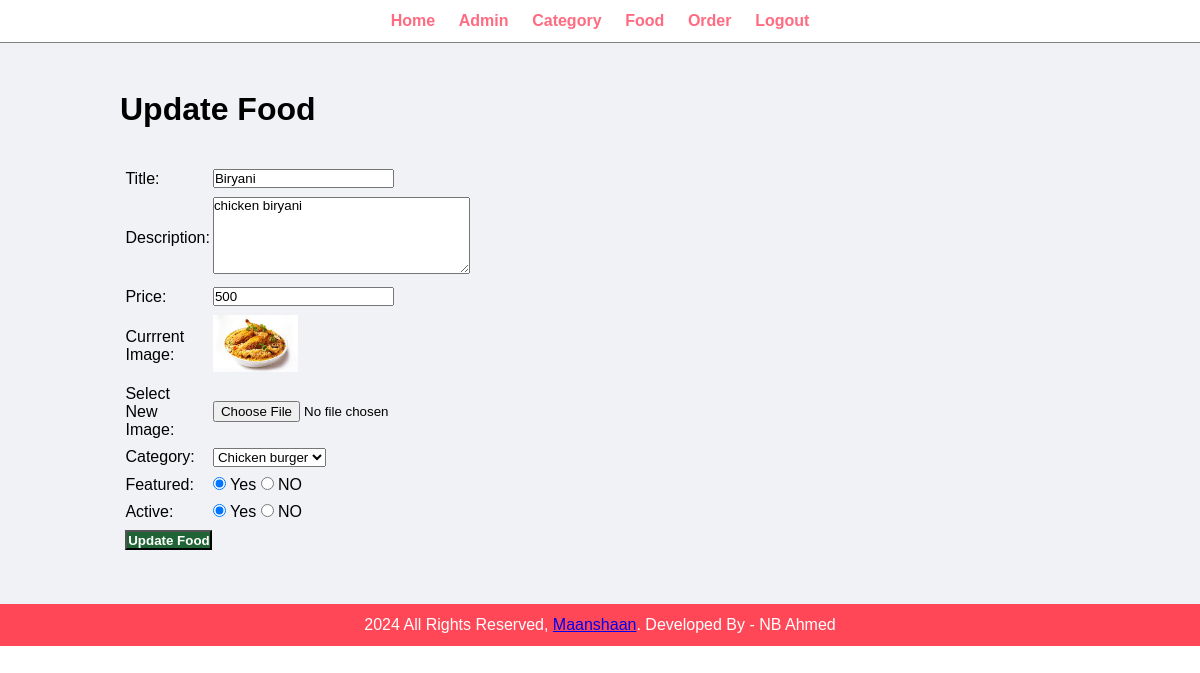
Screenshot of /admin/update-food.php?id=8 (signed in) with the database file from the repository.
### tables this page shows
CREATE TABLE `tbl_food` (
  `id` int(10) UNSIGNED NOT NULL,
  `title` varchar(100) NOT NULL,
  `description` text NOT NULL,
  `price` decimal(10,0) NOT NULL,
  `image_name` varchar(250) NOT NULL,
  `category_id` int(11) UNSIGNED NOT NULL,
  `featured` varchar(10) NOT NULL,
  `active` varchar(11) NOT NULL
);

CREATE TABLE `tbl_category` (
  `id` int(10) UNSIGNED NOT NULL,
  `title` varchar(100) NOT NULL,
  `image_name` varchar(250) NOT NULL,
  `featured` varchar(10) NOT NULL,
  `active` varchar(10) NOT NULL
);

### admin/update-food.php (the view, shortened to what this page needs)
<?php include('partials/menu.php'); ?>
<?php
    if(isset($_GET['id']))
    {
        $id = $_GET['id'];
        $sql2 = "SELECT * FROM tbl_food WHERE id=$id";
        $res2 = mysqli_query($conn, $sql2);
        $row = mysqli_fetch_assoc($res2);
        $title = $row['title'];
        $description = $row['description'];
        $price = $row['price'];
        $current_image = $row['image_name'];
        $current_category = $row['category_id'];
        $featured = $row['featured'];
        $active = $row['active'];
    }
    else
    {
       header('location:'.SITEURL.'admin/manage-food.php');
    }
?>
   <div class="main-content">
     <div class="wrapper">
        <h1>Update Food</h1>
        <br><br>
        <form action="" method="POST" enctype="multipart/form-data">
            <table class="tbl30">
                <tr>
                    <td>Title: </td>
                    <td>
                       <input type="text" name="title" value="<?php echo $title; ?>">
                    </td>
                </tr>
                <tr>
                    <td>Description: </td>
                    <td>
                        <textarea name="description" cols="30" rows="5"><?php echo $description; ?></textarea>
                    </td>
                </tr>
                <tr>
                    <td>Price: </td>
                    <td>
                        <input type="number" name="price" value="<?php echo $price; ?>">
                    </td>
                </tr>
                    <tr>
                        <td>Currrent Image: </td>
                        <td>
                            <?php
                              if($current_image == "")
                              {
                                echo "<div class='error'>Image Not Available.</div>";
                              }
                              else
                              {
                                ?>
                                <img src="<?php echo SITEURL; ?>images/food/<?php echo $current_image; ?>" width="85px">
                                <?php
                              }
                            ?>
                        </td>
                    </tr>
                    <tr>
                        <td>Select New Image: </td>
                        <td>
                            <input type="file" name="image">
                        </td>
                    </tr>
                    <tr>
                        <td>Category: </td>
                        <td>
                            <select name="category">
                                <?php
                                $sql = "SELECT * FROM tbl_category WHERE active='Yes'";
                                $res = mysqli_query($conn, $sql);
                                $count = mysqli_num_rows($res);
                                if ($count>0)
                                {
                                    while ($row = mysqli_fetch_assoc($res))
                                    {
                                        $category_title = $row['title'];
                                        $category_id = $row['id'];
                                     ?>
                                     <option <?php if($current_category==$category_id){echo "selected";} ?> value="<?php echo $category_id; ?>"><?php echo $category_title; ?></option>
                                     <?php
                                    }
                                }
                                else
                                {
                                    echo "<option value='0'>Category Not Available.</option>";
                                }
                                ?>
                            </select>
                        </td>
                    </tr>
                    <tr>
                        <td>Featured: </td>
                        <td>
                            <input <?php if($featured=="Yes") {echo "checked";} ?> type="radio" name="featured" value="Yes"> Yes
                            <input <?php if($featured=="NO") {echo "checked";} ?> type="radio" name="featured" value="NO"> NO
                        </td>
                    </tr>
                    <tr>
                        <td>Active: </td>
                        <td>
                            <input <?php if($active=="Yes") {echo "checked";} ?> type="radio" name="active" value="Yes"> Yes
                            <input <?php if($active=="NO") {echo "checked";} ?> type="radio" name="active" value="NO"> NO
                        </td>
                    </tr>
                    <tr>
                        <td>
                            <input type="submit" name="submit" value="Update Food" class="btn-secondary">
                        </td>
                    </tr>
            </table>
        </form>
     </div>
   </div>
<?php include('partials/footer1.php'); ?>

### css/admin.css (style rules this page uses)
* { margin: 0; padding: 0; font-family: Arial, Helvetica, sans-serif; }
.wrapper { padding: 1%; width: 80%; margin: 0 auto; }
.tbl30 { width: 30%; }
table tr td { padding: 1%; }
.btn-secondary { background-color: #206435; padding: 1%; color: white; text-decoration: none; font-weight: bold; }
.main-content { background-color: #f1f2f6; padding: 3% 0; }

### rows the page displays
tbl_food: title "Biryani", description "chicken biryani", price "500", image_name (picture), category "Chicken burger", featured "☑", active "☑"
